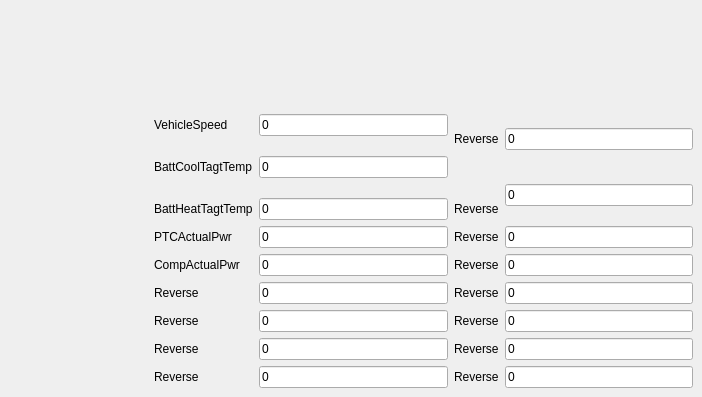
         <widget class="QWidget" name="tab_4">
          <attribute name="title">
           <string>Signal</string>
          </attribute>
          <widget class="QWidget" name="layoutWidget">
           <property name="geometry">
            <rect>
             <x>154</x>
             <y>114</y>
             <width>539</width>
             <height>274</height>
            </rect>
           </property>
           <layout class="QGridLayout" name="gridLayout_14">
            <item row="0" column="0">
             <widget class="QLabel" name="label_17">
              <property name="styleSheet">
               <string notr="true">font: 9pt &quot;Arial&quot;;</string>
              </property>
              <property name="text">
               <string>VehicleSpeed</string>
              </property>
             </widget>
            </item>
            <item row="0" column="1">
             <widget class="QLineEdit" name="lineEditVSpd">
              <property name="text">
               <string>0</string>
              </property>
             </widget>
            </item>
            <item row="0" column="2" rowspan="2">
             <widget class="QLabel" name="label_19">
              <property name="styleSheet">
               <string notr="true">font: 9pt &quot;Arial&quot;;</string>
              </property>
              <property name="text">
               <string>Reverse</string>
              </property>
             </widget>
            </item>
            <item row="0" column="3" rowspan="2">
             <widget class="QLineEdit" name="lineEdit_6">
              <property name="text">
               <string>0</string>
              </property>
             </widget>
            </item>
            <item row="1" column="0" rowspan="2">
             <widget class="QLabel" name="label_8">
              <property name="styleSheet">
               <string notr="true">font: 9pt &quot;Arial&quot;;</string>
              </property>
              <property name="text">
               <string>BattCoolTagtTemp</string>
              </property>
             </widget>
            </item>
            <item row="1" column="1" rowspan="2">
             <widget class="QLineEdit" name="lineEditBattCoolTemp">
              <property name="text">
               <string>0</string>
              </property>
             </widget>
            </item>
            <item row="2" column="3" rowspan="2">
             <widget class="QLineEdit" name="lineEdit_5">
              <property name="text">
               <string>0</string>
              </property>
             </widget>
            </item>
            <item row="3" column="0">
             <widget class="QLabel" name="label_9">
              <property name="styleSheet">
               <string notr="true">font: 9pt &quot;Arial&quot;;</string>
              </property>
              <property name="text">
               <string>BattHeatTagtTemp</string>
              </property>
             </widget>
            </item>
            <item row="3" column="1">
             <widget class="QLineEdit" name="lineEditBattHeatTemp">
              <property name="text">
               <string>0</string>
              </property>
             </widget>
            </item>
            <item row="3" column="2">
             <widget class="QLabel" name="label_20">
              <property name="styleSheet">
               <string notr="true">font: 9pt &quot;Arial&quot;;</string>
              </property>
              <property name="text">
               <string>Reverse</string>
              </property>
             </widget>
            </item>
            <item row="4" column="0">
             <widget class="QLabel" name="label_10">
              <property name="styleSheet">
               <string notr="true">font: 9pt &quot;Arial&quot;;</string>
              </property>
              <property name="text">
               <string>PTCActualPwr</string>
              </property>
             </widget>
            </item>
            <item row="4" column="1">
             <widget class="QLineEdit" name="lineEditPTCPwr">
              <property name="text">
               <string>0</string>
              </property>
             </widget>
            </item>
            <item row="4" column="2">
             <widget class="QLabel" name="label_22">
              <property name="styleSheet">
               <string notr="true">font: 9pt &quot;Arial&quot;;</string>
              </property>
              <property name="text">
               <string>Reverse</string>
              </property>
             </widget>
            </item>
            <item row="4" column="3">
             <widget class="QLineEdit" name="lineEdit_7">
              <property name="text">
               <string>0</string>
              </property>
             </widget>
            </item>
            <item row="5" column="0">
             <widget class="QLabel" name="label_18">
              <property name="styleSheet">
               <string notr="true">font: 9pt &quot;Arial&quot;;</string>
              </property>
              <property name="text">
               <string>CompActualPwr</string>
              </property>
             </widget>
            </item>
            <item row="5" column="1">
             <widget class="QLineEdit" name="lineEditCompPwr">
              <property name="text">
               <string>0</string>
              </property>
             </widget>
            </item>
            <item row="5" column="2">
             <widget class="QLabel" name="label_21">
              <property name="styleSheet">
               <string notr="true">font: 9pt &quot;Arial&quot;;</string>
              </property>
              <property name="text">
               <string>Reverse</string>
              </property>
             </widget>
            </item>
            <item row="5" column="3">
             <widget class="QLineEdit" name="lineEdit_8">
              <property name="text">
               <string>0</string>
              </property>
             </widget>
            </item>
            <item row="6" column="0">
             <widget class="QLabel" name="label_15">
              <property name="styleSheet">
               <string notr="true">font: 9pt &quot;Arial&quot;;</string>
              </property>
              <property name="text">
               <string>Reverse</string>
              </property>
             </widget>
            </item>
            <item row="6" column="1">
             <widget class="QLineEdit" name="lineEdit_3">
              <property name="text">
               <string>0</string>
              </property>
             </widget>
            </item>
            <item row="6" column="2">
             <widget class="QLabel" name="label_37">
              <property name="styleSheet">
               <string notr="true">font: 9pt &quot;Arial&quot;;</string>
              </property>
              <property name="text">
               <string>Reverse</string>
              </property>
             </widget>
            </item>
            <item row="6" column="3">
             <widget class="QLineEdit" name="lineEdit_17">
              <property name="text">
               <string>0</string>
              </property>
             </widget>
            </item>
            <item row="7" column="0">
             <widget class="QLabel" name="label_16">
              <property name="styleSheet">
               <string notr="true">font: 9pt &quot;Arial&quot;;</string>
              </property>
              <property name="text">
               <string>Reverse</string>
              </property>
             </widget>
            </item>
            <item row="7" column="1">
             <widget class="QLineEdit" name="lineEdit_4">
              <property name="text">
               <string>0</string>
              </property>
             </widget>
            </item>
            <item row="7" column="2">
             <widget class="QLabel" name="label_36">
              <property name="styleSheet">
               <string notr="true">font: 9pt &quot;Arial&quot;;</string>
              </property>
              <property name="text">
               <string>Reverse</string>
              </property>
             </widget>
            </item>
            <item row="7" column="3">
             <widget class="QLineEdit" name="lineEdit_18">
              <property name="text">
               <string>0</string>
              </property>
             </widget>
            </item>
            <item row="8" column="0">
             <widget class="QLabel" name="label_38">
              <property name="styleSheet">
               <string notr="true">font: 9pt &quot;Arial&quot;;</string>
              </property>
              <property name="text">
               <string>Reverse</string>
              </property>
             </widget>
            </item>
            <item row="8" column="1">
             <widget class="QLineEdit" name="lineEdit_20">
              <property name="text">
               <string>0</string>
              </property>
             </widget>
            </item>
            <item row="8" column="2">
             <widget class="QLabel" name="label_34">
              <property name="styleSheet">
               <string notr="true">font: 9pt &quot;Arial&quot;;</string>
              </property>
              <property name="text">
               <string>Reverse</string>
              </property>
             </widget>
            </item>
            <item row="8" column="3">
             <widget class="QLineEdit" name="lineEdit_16">
              <property name="text">
               <string>0</string>
              </property>
             </widget>
            </item>
            <item row="9" column="0">
             <widget class="QLabel" name="label_39">
              <property name="styleSheet">
               <string notr="true">font: 9pt &quot;Arial&quot;;</string>
              </property>
              <property name="text">
               <string>Reverse</string>
              </property>
             </widget>
            </item>
            <item row="9" column="1">
             <widget class="QLineEdit" name="lineEdit_19">
              <property name="text">
               <string>0</string>
              </property>
             </widget>
            </item>
            <item row="9" column="2">
             <widget class="QLabel" name="label_35">
              <property name="styleSheet">
               <string notr="true">font: 9pt &quot;Arial&quot;;</string>
              </property>
              <property name="text">
               <string>Reverse</string>
              </property>
             </widget>
            </item>
            <item row="9" column="3">
             <widget class="QLineEdit" name="lineEdit_15">
              <property name="text">
               <string>0</string>
              </property>
             </widget>
            </item>
           </layout>
          </widget>
         </widget>
